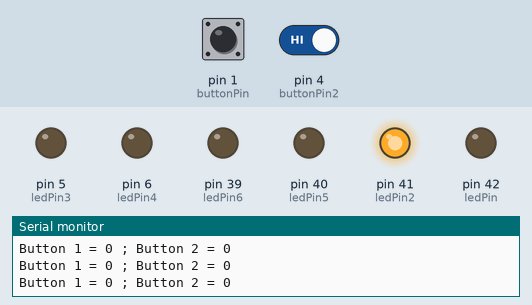
This sketch was run on a simulated Arduino Mega 2560, built for the host (arithmetic inside an expression is 32-bit, double 64-bit). On the bench: output pins drawn as LEDs (lit = HIGH), the last lines printed to the serial monitor. Inputs (shaded band) come from the test bench; at power-on: pin 1 (buttonPin) HIGH, pin 4 (buttonPin2) HIGH.

Above: at 1.2 s.
1.3 s: pin 1 (buttonPin) pulled LOW for 0.15 s
At 1.4 s:
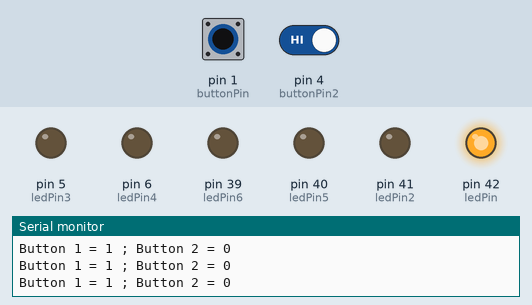
2.9 s: pin 1 (buttonPin) pulled LOW for 3.2 s
At 6.9 s:
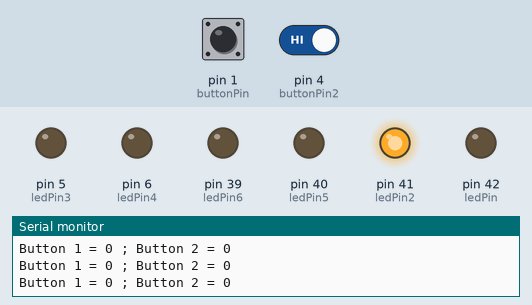
7.6 s: pin 1 (buttonPin) driven LOW and pin 4 (buttonPin2) driven LOW
At 8.6 s:
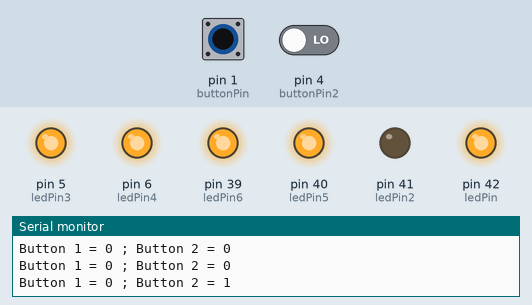
Timing chart, 0 to 22.0 s (numbered marks = the images above; inputs shaded):
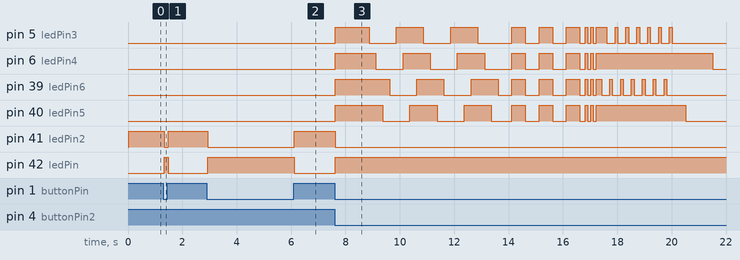

The sketch:

FlorenE_SS2_rework.ino
```cpp
/*
When the first button is pressed, the red turns into a green light to start pattern routine.
If you toggle on the second button, each pattern loops to the next pattern after a certain
amount of counts happen.
*/

// switches between control leds when button is pushed

const int buttonPin = 1; // push buttons

bool buttonState = 0;

const int ledPin = 42; // Green (on)
const int ledPin2 = 41; // Red (off)

// toggles different led's patterns

const int buttonPin2 = 4; // Toggle Button

bool button2state = 0;
bool lastButton2state = 0;

bool toggle = 0;
bool fallToggle = 0;

const int ledPin3 = 5; // White
const int ledPin4 = 6; // Green
const int ledPin5 = 40; // Blue
const int ledPin6 = 39; // Red

int pat1ms = 250;
int pat2ms = 500;
int pat3ms = 100;
int pat4ms = 100;
int pat5ms = 500;

void setup() {
  pinMode(ledPin, OUTPUT);
  pinMode(ledPin2, OUTPUT);

  pinMode(buttonPin, INPUT_PULLUP);

  pinMode(ledPin3, OUTPUT);
  pinMode(ledPin4, OUTPUT);
  pinMode(ledPin5, OUTPUT);
  pinMode(ledPin6, OUTPUT);

  pinMode(buttonPin2, INPUT_PULLUP);

  Serial.begin(115200);
}

void loop() {
  buttonState = !digitalRead(buttonPin);
  delay(20);

  button2state = !digitalRead(buttonPin2);

  if (buttonState) {
    digitalWrite(ledPin, HIGH);
    digitalWrite(ledPin2, LOW);

    if (button2state && !lastButton2state) {
      toggle = !toggle;
      digitalWrite(ledPin3, toggle);
      digitalWrite(ledPin4, toggle);
      digitalWrite(ledPin5, toggle);
      digitalWrite(ledPin6, toggle);

      // Pattern 1
      for (int i = 1; i <= 5; i++) {
        if (i == 4) {
          break;
        }

        delay(pat1ms);
        digitalWrite(ledPin3, HIGH);
        delay(pat1ms);
        digitalWrite(ledPin4, HIGH);
        delay(pat1ms);
        digitalWrite(ledPin5, HIGH);
        delay(pat1ms);
        digitalWrite(ledPin6, HIGH);

        delay(pat1ms);
        digitalWrite(ledPin3, LOW);
        delay(pat1ms);
        digitalWrite(ledPin4, LOW);
        delay(pat1ms);
        digitalWrite(ledPin5, LOW);
        delay(pat1ms);
        digitalWrite(ledPin6, LOW);
      }

      // Pattern 2
      for (int i = 1; i <= 5; i++) {
        if (i == 4) {
          break;
        }

        delay(pat2ms);
        digitalWrite(ledPin3, HIGH);
        digitalWrite(ledPin4, HIGH);
        digitalWrite(ledPin5, HIGH);
        digitalWrite(ledPin6, HIGH);
        delay(pat2ms);
        digitalWrite(ledPin3, LOW);
        digitalWrite(ledPin4, LOW);
        digitalWrite(ledPin5, LOW);
        digitalWrite(ledPin6, LOW);
      }

      // Pattern 3
      for (int i = 1; i <= 10; i++) {
        if (i == 4) {
          break;
        }
        delay(pat3ms);
        digitalWrite(ledPin3, LOW);
        digitalWrite(ledPin4, LOW);
        digitalWrite(ledPin5, LOW);
        digitalWrite(ledPin6, LOW);
        delay(pat3ms);
        digitalWrite(ledPin3, HIGH);
        digitalWrite(ledPin4, HIGH);
        digitalWrite(ledPin5, HIGH);
        digitalWrite(ledPin6, HIGH);
      }

      // Pattern 4
      for (int i = 1; i <= 10; i++) {
        if (i == 8) {
          break;
        }
        delay(pat4ms);
        digitalWrite(ledPin6, HIGH);
        delay(pat4ms);
        digitalWrite(ledPin6, LOW);
        delay(pat4ms);
        digitalWrite(ledPin3, HIGH);
        delay(pat4ms);
        digitalWrite(ledPin3, LOW);
      }

      // Pattern 5
      for (int i = 1; i <= 10; i++) {
        if (i == 4) {
          break;
        }
        delay(pat5ms);
        digitalWrite(ledPin3, LOW);
        digitalWrite(ledPin5, LOW);
        digitalWrite(ledPin6, LOW);
        delay(pat5ms);
        digitalWrite(ledPin4, HIGH);
        delay(pat5ms);
        digitalWrite(ledPin4, LOW);
        delay(pat5ms);
        digitalWrite(ledPin4, HIGH);
        delay(pat5ms);
        digitalWrite(ledPin4, LOW);
        delay(pat5ms);
        digitalWrite(ledPin4, HIGH);
        delay(pat5ms);
        digitalWrite(ledPin4, LOW);
        delay(pat5ms);
        digitalWrite(ledPin3, HIGH);
        digitalWrite(ledPin5, HIGH);
        digitalWrite(ledPin6, HIGH);
      }
    }

    if(!button2state && lastButton2state) {
      fallToggle = !fallToggle;
      digitalWrite(ledPin3, fallToggle);
      digitalWrite(ledPin4, fallToggle);
      digitalWrite(ledPin5, fallToggle);
      digitalWrite(ledPin6, fallToggle);
    }

    lastButton2state = button2state;
  }

  if (!buttonState) {
    digitalWrite(ledPin, LOW);
    digitalWrite(ledPin2, HIGH);
  }

  Serial.printf("Button 1 = %i ; Button 2 = %i \n", buttonState , button2state);
}
```

Measured:
- after the input at 1.3 s, pin 41 (ledPin2): HIGH → LOW at once, → HIGH 0.14 s later; pin 42 (ledPin): LOW → HIGH at once, → LOW 0.14 s later
- after the input at 2.9 s, pin 41 (ledPin2): HIGH → LOW at once, → HIGH 3.2 s later; pin 42 (ledPin): LOW → HIGH at once, → LOW 3.2 s later
- after the input at 7.6 s, pin 5 (ledPin3): LOW → HIGH at once, → LOW 1.3 s later, → HIGH 1.0 s later, → LOW 1.0 s later, … (30 changes in this stretch); pin 6 (ledPin4): LOW → HIGH at once, → LOW 1.5 s later, → HIGH 1.0 s later, → LOW 1.0 s later, … (18 changes in this stretch)
